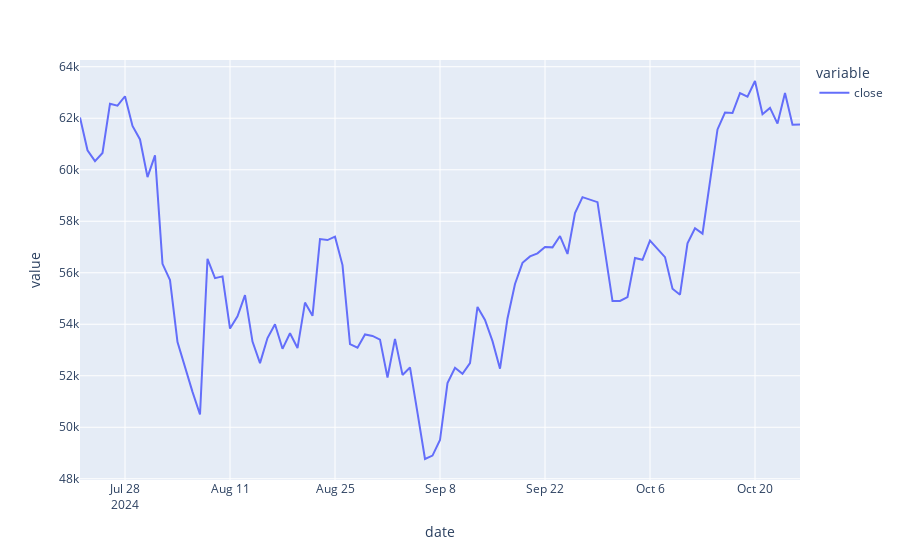

Notebook code for this chart:
### Code cell
# Line plot of close
fig = px.line(df, x="date", y=["close"])
fig.show()
